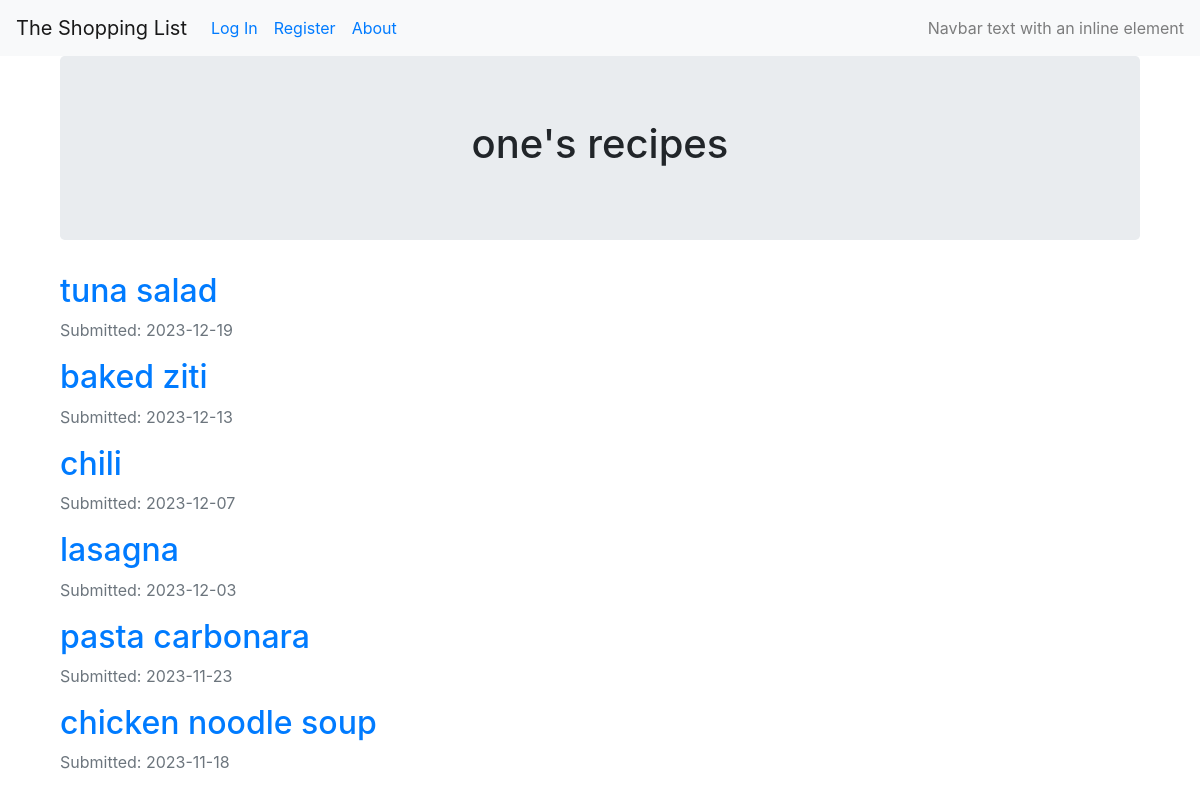
The page /users/one on the database its author committed.
### crud_recipe/models.py (models this page shows, shortened)
@dataclass
class User(db.Model, UserMixin):
    __tablename__ = 'users'
    id = db.Column(db.Integer, primary_key=True, autoincrement=True)
    email = db.Column(db.String(64), unique=True, index=True)
    username = db.Column(db.String(64), unique=True, index=True)
    password_hash = db.Column(db.String(128))

@dataclass
class Recipe(db.Model):
    __tablename__ = 'recipes'
    id = db.Column(db.Integer(), primary_key=True)
    name = db.Column(db.String(100))
    user_id = db.Column(db.Integer, db.ForeignKey('users.id'))
    date = db.Column(db.DateTime, nullable=False, default=datetime.utcnow)

### crud_recipe/users/views.py (the view)
@user_views.route("/<username>")
def view_users_recipes(username):
    user = User.query.filter_by(username=username).first_or_404()
    recipes = Recipe.query.filter_by(user_id=user.id).order_by(Recipe.date.desc()).all()
    return render_template('user_recipes.html', recipes=recipes,  user=user)

### crud_recipe/templates/user_recipes.html (shortened to what this page needs)
{% extends "base.html" %}
{% block content %}
<div class="container">
  <div class="jumbotron">
    <div align='center'>
      <h1 >{{user.username}}'s recipes</h1>
    </div>
  </div>
{% for recipe in recipes %}
        <h2><a href="{{ url_for('recipes.recipe_view', recipe_id=recipe.id) }}">{{ recipe.name }}</a></h2>
        <p class="text-muted">Submitted: {{ recipe.date.strftime('%Y-%m-%d') }}</p>
{% endfor %}
{% endblock %}

### rows shown on the page
User: username "one"
Recipe: name "tuna salad", date "2023-12-19"
Recipe: name "baked ziti", date "2023-12-13"
Recipe: name "chili", date "2023-12-07"
Recipe: name "lasagna", date "2023-12-03"
Recipe: name "pasta carbonara", date "2023-11-23"
Recipe: name "chicken noodle soup", date "2023-11-18"
